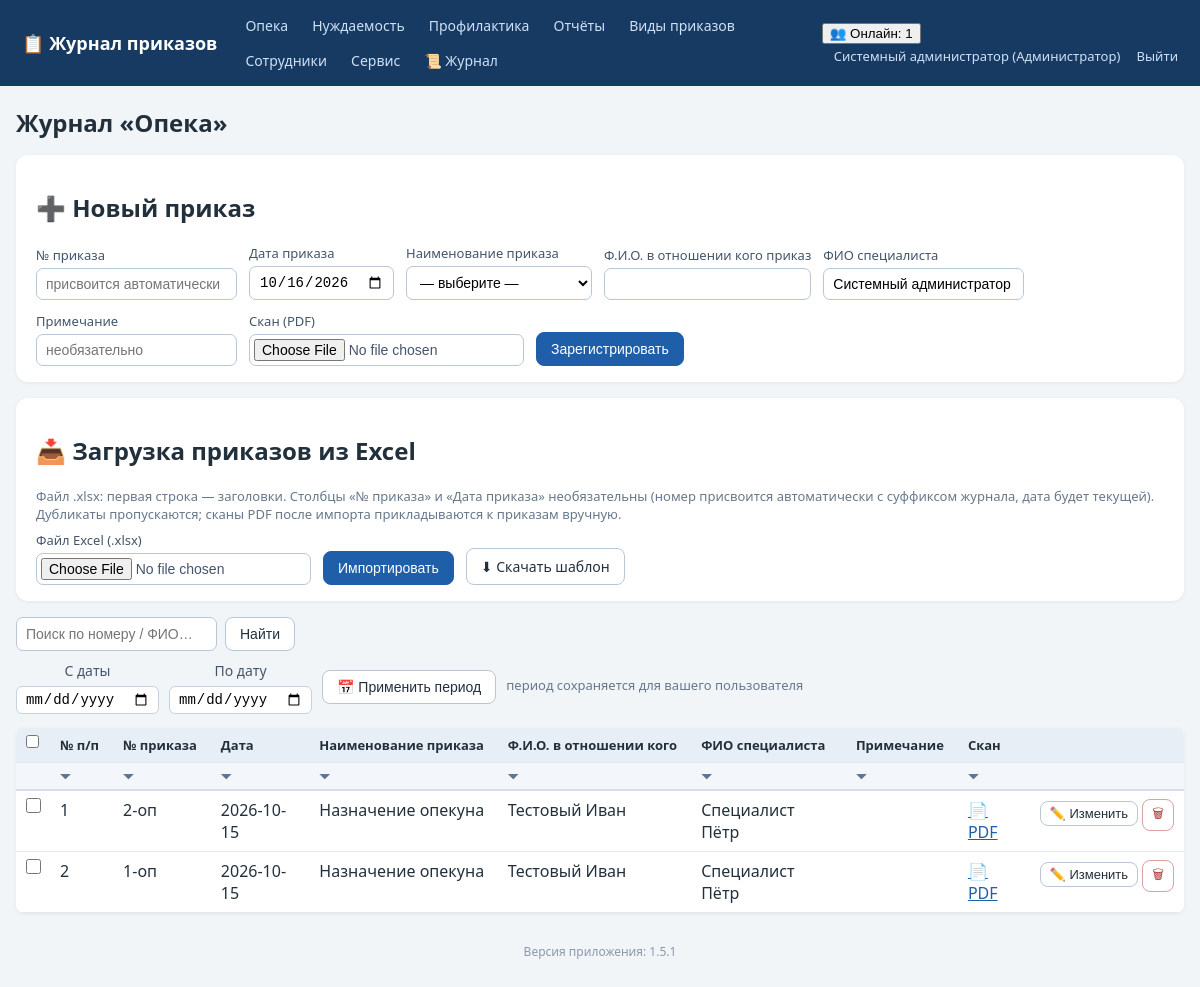
/journal/opeka (signed in), run on an earlier commit of the app's database.
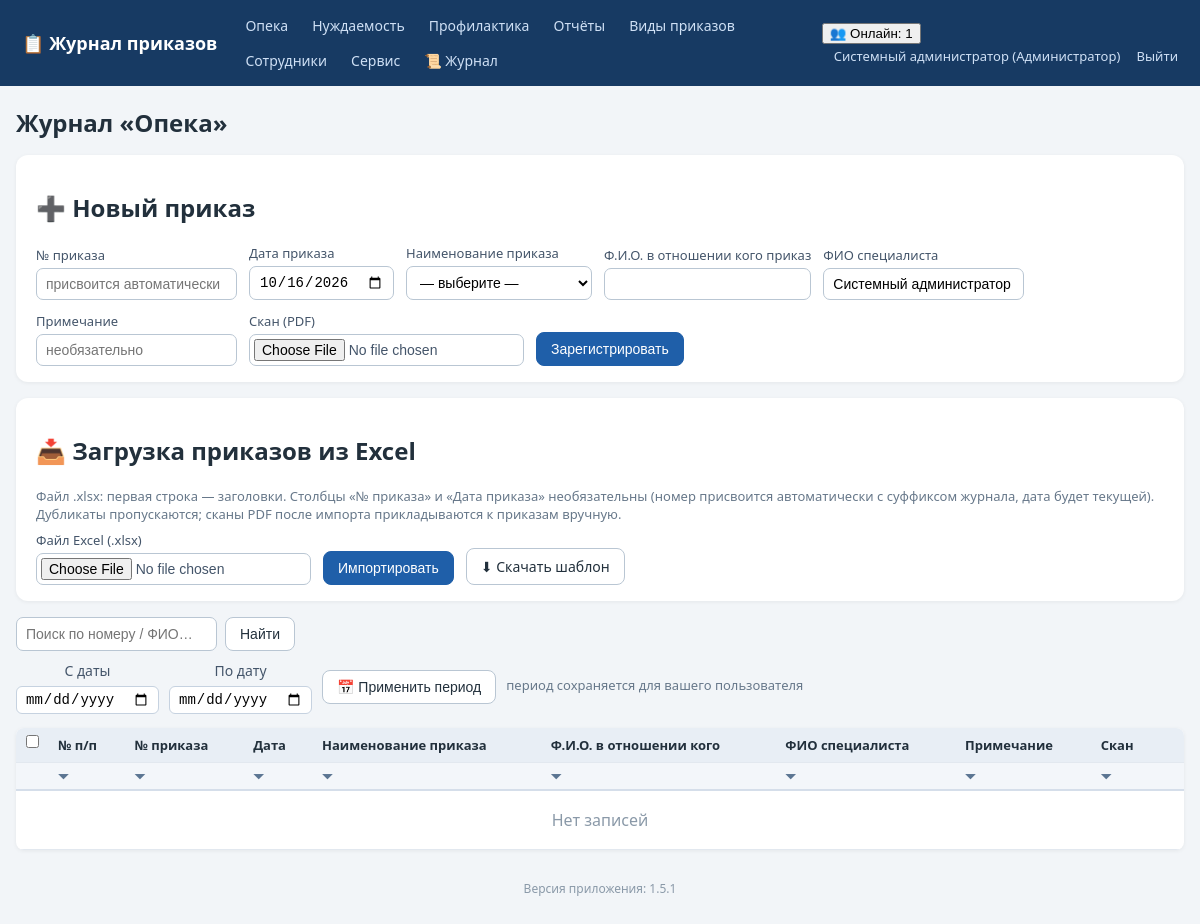
And on a later commit of the database.
### tables this page shows
CREATE TABLE orders (
    id INTEGER PRIMARY KEY AUTOINCREMENT,
    journal TEXT NOT NULL,           -- opeka / nuzhdaemost / profilaktika
    order_number TEXT NOT NULL,      -- номер приказа, напр. "12-оп"
    order_date TEXT NOT NULL,        -- ГГГГ-ММ-ДД
    order_type_id INTEGER REFERENCES order_types(id),
    person_fio TEXT NOT NULL DEFAULT '',   -- ФИО в отношении кого
    specialist_fio TEXT NOT NULL DEFAULT '', -- ФИО специалиста
    note TEXT NOT NULL DEFAULT '',         -- примечание (добавлено в 1.2.0)
    scan_path TEXT,
    created_at TEXT DEFAULT CURRENT_TIMESTAMP
);

CREATE TABLE order_types (
    id INTEGER PRIMARY KEY AUTOINCREMENT,
    kind TEXT NOT NULL,              -- вид приказа (название журнала)
    name TEXT NOT NULL,              -- наименование приказа
    prefix TEXT NOT NULL DEFAULT '', -- префикс номера приказа для вида (напр. "ОП" -> 1-ОП)
    UNIQUE(kind, name)
);

### app.py (the view)
@app.route('/journal/<journal>')
def journal_list(journal):
    if journal not in JOURNAL_TYPES:
        abort(404)
    user = current_user()
    if not can_access_journal(user, journal):
        abort(403)
    q = request.args.get('q', '').strip()
    conn = get_db()
    p1, p2 = journal_period(conn, user['id'], journal, request.args)
    sql = ('SELECT o.*, t.name AS type_name FROM orders o '
           'LEFT JOIN order_types t ON t.id=o.order_type_id WHERE o.journal=?')
    params = [journal]
    if p1:
        sql += ' AND o.order_date>=?'
        params.append(p1)
    if p2:
        sql += ' AND o.order_date<=?'
        params.append(p2)
    if q:
        sql += ' AND (o.order_number LIKE ? OR o.person_fio LIKE ? OR o.specialist_fio LIKE ?)'
        like = f'%{q}%'
        params += [like, like, like]
    sql += (' ORDER BY o.order_date DESC, ' + _ORDER_NUM_SQL.format(col='o.order_number') +
            ' DESC, o.order_number DESC')
    rows = conn.execute(sql, params).fetchall()
    types = conn.execute('SELECT * FROM order_types WHERE kind=? ORDER BY name',
                         (journal,)).fetchall()
    today = date.today().isoformat()
    conn.close()
    return render_template('journal.html', journal=journal, title=JOURNAL_TITLES[journal],
                           rows=rows, types=types, today=today, q=q, p1=p1, p2=p2)

### app.py (called while the page is built, shortened)
def has_request_context_safe():
    try:
        from flask import has_request_context
        return has_request_context()
    except Exception:
        return False

def _session_signature(uid):
    raw = request.cookies.get(app.config['SESSION_COOKIE_NAME'], '')
    if not raw:
        return ''

def _db_touch_throttled(key, min_interval=10.0):
    now = time.time()
    last = _DB_TOUCH_TS.get(key, 0)
    if now - last >= min_interval:
        _DB_TOUCH_TS[key] = now
        return True
    return False

def db_cleanup_active_sessions(cutoff):
    try:
        conn = get_db()
        conn.execute('DELETE FROM active_sessions WHERE last_seen < ?', (cutoff,))
        conn.commit()
        conn.close()
    except Exception:
        pass

def touch_active_session(uid):
    sid = _session_signature(uid)
    ip = request.remote_addr if has_request_context_safe() else ''
    now = time.time()
    with ACTIVE_SESSIONS_LOCK:
        ACTIVE_SESSIONS[(uid, sid)] = {'last_seen': now, 'ip': ip}
    if _db_touch_throttled((uid, sid)):
        db_touch_active_session(uid, sid, ip)

### templates/journal.html (shortened to what the changed rows need)
{% extends 'base.html' %}
{% block content %}
<h1>Журнал «{{ title }}»</h1>
<div class="panel">
  <h2>➕ Новый приказ</h2>
</div>
<div class="panel no-print">
  <h2>📥 Загрузка приказов из Excel</h2>
</div>
<table class="grid" id="journalTable">
  <tr>
    <th class="chk-col no-print"><input type="checkbox" id="chkAll" title="Выделить все строки"
        onclick="toggleAllChecked(this.checked)"></th>
    {% for h in ['№ п/п','№ приказа','Дата','Наименование приказа','Ф.И.О. в отношении кого','ФИО специалиста','Примечание','Скан'] %}
    <th class="sortable" data-sortcol="{{ loop.index0 + 1 }}" onclick="sortByColumn(this)"
        title="Сортировать по столбцу «{{ h }}»">{{ h }}</th>
    {% endfor %}
    <th class="no-print"></th>
  </tr>
  <tr class="filter-row no-print">
    <th class="no-print"></th>
    {% for h in ['№ п/п','№ приказа','Дата','Наименование приказа','Ф.И.О. в отношении кого','ФИО специалиста','Примечание','Скан'] %}
    <th class="filter-cell">
      <span class="funnel" onclick="toggleFilter(this)" title="Фильтр по столбцу «{{ h }}»">⏷</span>
    </th>
    {% endfor %}
    <th class="no-print"></th>
  </tr>
  {% for r in rows %}
  <tr{% if r.scan_path %} data-has-scan="1"{% endif %}>
    <td class="chk-col no-print">
      <input type="checkbox" class="row-check" value="{{ r.id }}"
             data-number="{{ r.order_number }}" onchange="onRowCheckChange()">
    </td>
    <td>{{ loop.index }}</td>
    <td>{{ r.order_number }}</td>
    <td>{{ r.order_date }}</td>
    <td>{{ r.type_name or '—' }}</td>
    <td>{{ r.person_fio }}</td>
    <td>{{ r.specialist_fio }}</td>
    <td>{{ r.note if 'note' in r.keys() else '' }}</td>
    <td>{% if r.scan_path %}<a href="{{ url_for('order_scan', oid=r.id) }}" target="_blank">📄 PDF</a>{% else %}—{% endif %}</td>
    <td class="actions no-print">
      <button class="btn sm" data-id="{{ r.id }}" data-number="{{ r.order_number }}" data-date="{{ r.order_date }}"
              data-typeid="{{ r.order_type_id or '' }}" data-person="{{ r.person_fio }}" data-spec="{{ r.specialist_fio }}"
              data-note="{{ r.note if 'note' in r.keys() else '' }}"
              onclick="openEdit(this)">✏️ Изменить</button>
      <form method="post" action="{{ url_for('order_delete', oid=r.id) }}" style="display:inline"
            onsubmit="return confirm('Удалить приказ?')"><button class="btn sm danger">🗑</button></form>
    </td>
  </tr>
  {% endfor %}
  {% if not rows %}<tr class="empty-row"><td colspan="10" class="empty">Нет записей</td></tr>{% endif %}
</table>
{% endblock %}

### templates/base.html (shortened to what this page needs)
<!DOCTYPE html>
<html lang="ru">
<head>
<link rel="stylesheet" href="{{ url_for('static', filename='style.css') }}">
</head>
<body>
<header class="topbar no-print">
  <div class="brand"><a href="{{ url_for('index') }}">📋 Журнал приказов</a></div>
  <nav>
    {% for j, t in accessible_journals %}
      <a href="{{ url_for('journal_list', journal=j) }}">{{ t }}</a>
    {% endfor %}
    {% if cu and cu.role_name in ['Администратор','Начальник отдела','Куратор'] %}
      <a href="{{ url_for('reports') }}">Отчёты</a>
    {% endif %}
    <a href="{{ url_for('order_types') }}">Виды приказов</a>
    {% if cu and cu.role_name == 'Администратор' %}
      <a href="{{ url_for('employees') }}">Сотрудники</a>
      <a href="{{ url_for('service') }}">Сервис</a>
      <a href="{{ url_for('logs_view') }}" title="Журнал логирования">📜 Журнал</a>
    {% endif %}
  </nav>
  <div class="userbox">
    {% if cu %}
      {% if active_users is not none %}
        <div class="online" id="onlineBox" title="Сотрудники, работавшие в системе за последние {{ (active_timeout // 60) or 1 }} мин. Обновляется автоматически.">
          <button type="button" class="online-toggle" onclick="toggleOnline()">👥 Онлайн: {{ active_users|length }}</button>
        </div>
      {% endif %}
      <a href="{{ url_for('profile') }}" title="Сменить пароль">{{ cu.full_name }} ({{ cu.role_name }})</a>
      <a href="{{ url_for('logout') }}">Выйти</a>
    {% endif %}
  </div>
</header>
<main class="container">
  {% block content %}{% endblock %}
</main>
<footer class="foot no-print">Версия приложения: {{ app_version }}</footer>
</body>
</html>

What changed in the data, as far as the page shows it:
removed orders: order_number "2-оп", order_date "2026-10-15", name "Назначение опекуна", person_fio "Тестовый Иван", specialist_fio "Специалист Пётр"
removed orders: order_number "1-оп", order_date "2026-10-15", name "Назначение опекуна", person_fio "Тестовый Иван", specialist_fio "Специалист Пётр"
Also different on the page:
text now shown: "Нет записей"
